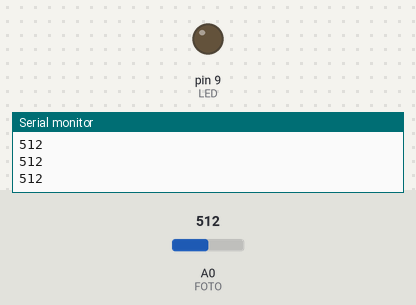
Bench run of a sketch on a simulated Arduino Uno, built with avr-gcc and run on an emulated ATmega328P. Shown: output pins drawn as LEDs (lit = HIGH), the last lines printed to the serial monitor. The inputs (shaded band) are chosen by the test bench; at power-on: A0 (FOTO) = 512.

Above: at 1.2 s.
1.3 s: A0 (FOTO) set to 358
2.8 s: A0 (FOTO) set to 335
At 3.9 s:
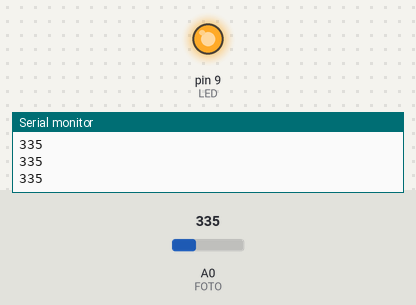
4.3 s: A0 (FOTO) set to 539
5.8 s: A0 (FOTO) set to 563
At 6.5 s:
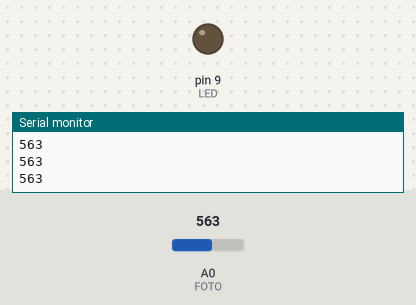
7.3 s: A0 (FOTO) set to 340
At 7.8 s:
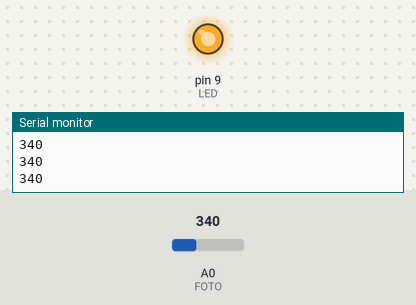
Timing chart, 0 to 9.8 s (numbered marks = the images above; inputs shaded):
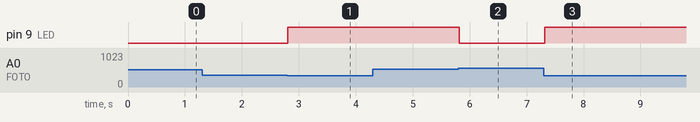

The sketch:

Projeto_159_Luz_noturna_com_histerese.ino
```cpp
// Projeto 159 - Luz noturna com histerese
// Arduino Uno | Arduino Neon Lab

const byte FOTO=A0,LED=9;
bool aceso=false;
void setup(){pinMode(LED,OUTPUT);Serial.begin(9600);}
void loop(){
 int valor=analogRead(FOTO);
 if(valor<350) aceso=true;
 else if(valor>550) aceso=false;
 digitalWrite(LED,aceso);
 Serial.println(valor);delay(100);
}
```

Measured:
- the behaviour switches between 350 and 349 on A0 (FOTO) (found by bisection; images 0 and 1)
- the behaviour switches between 550 and 551 on A0 (FOTO) (found by bisection; images 1 and 2)
- after the input at 2.8 s, pin 9 (LED): LOW → HIGH at once
- after the input at 5.8 s, pin 9 (LED): HIGH → LOW at once
- after the input at 7.3 s, pin 9 (LED): LOW → HIGH at once
